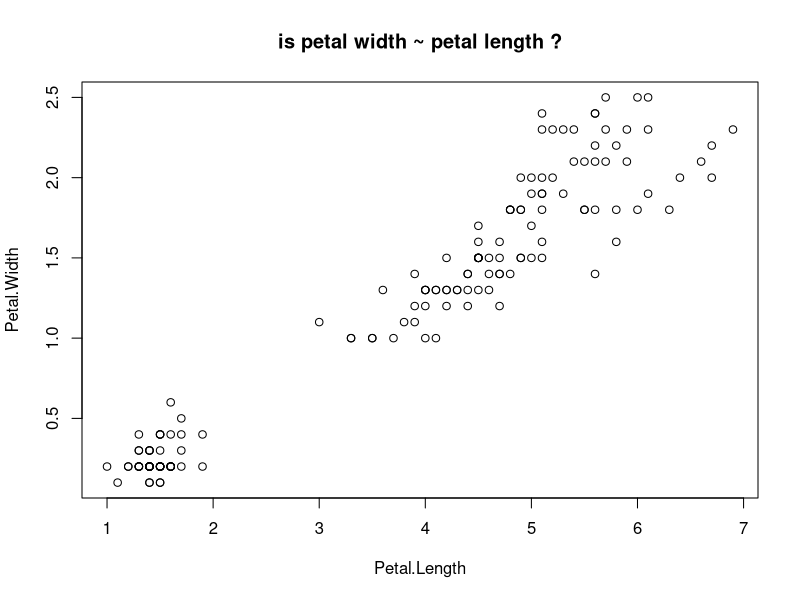
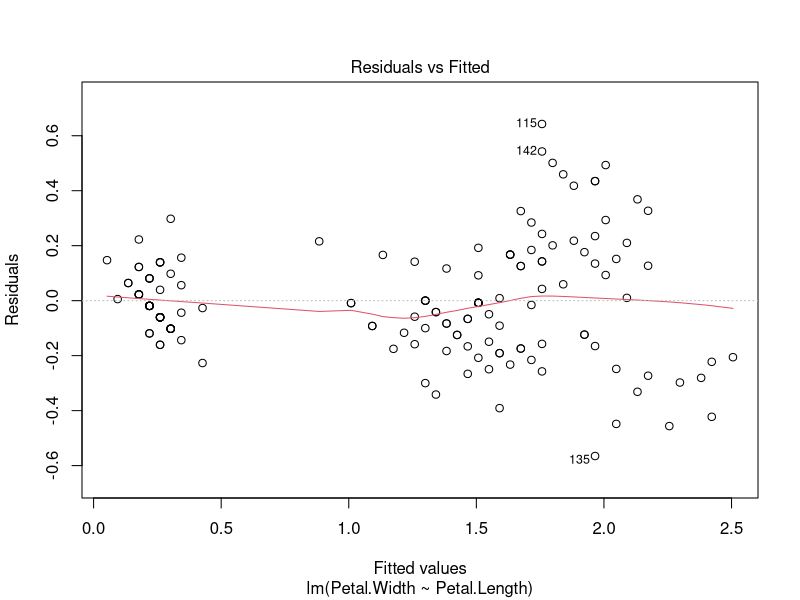
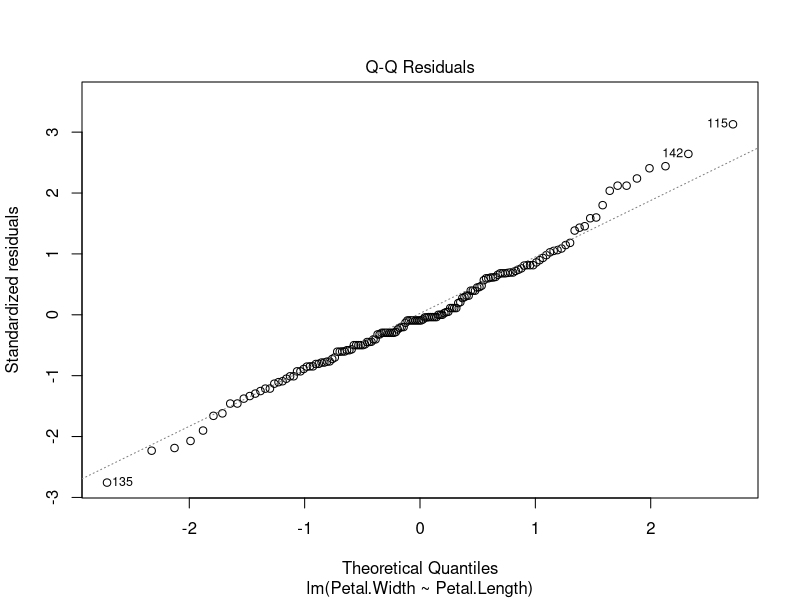
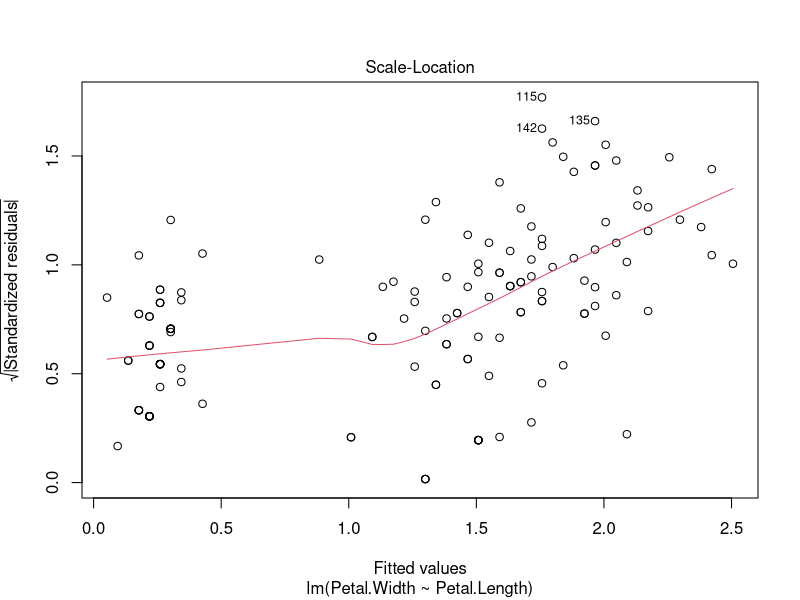
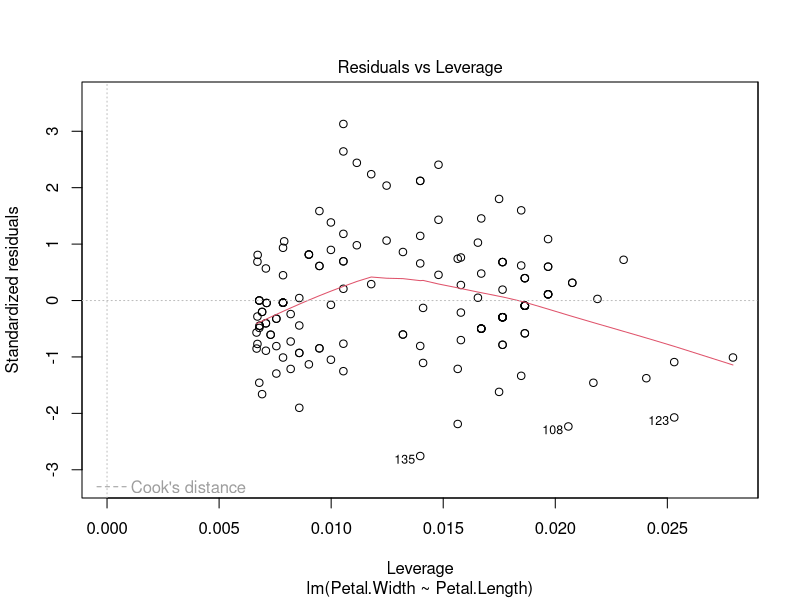

Here is the R script that generated these plots, in order:
## ---- chunk 1
head(iris)
plot(Petal.Width ~ Petal.Length, data=iris, 
     main="is petal width ~ petal length ?")
## ---- chunk 2
mod <- lm(Petal.Width ~ Petal.Length, data=iris)
mod
## ---- chunk 3
summary(mod)
## ---- chunk 4

plot(mod)
#predict()
